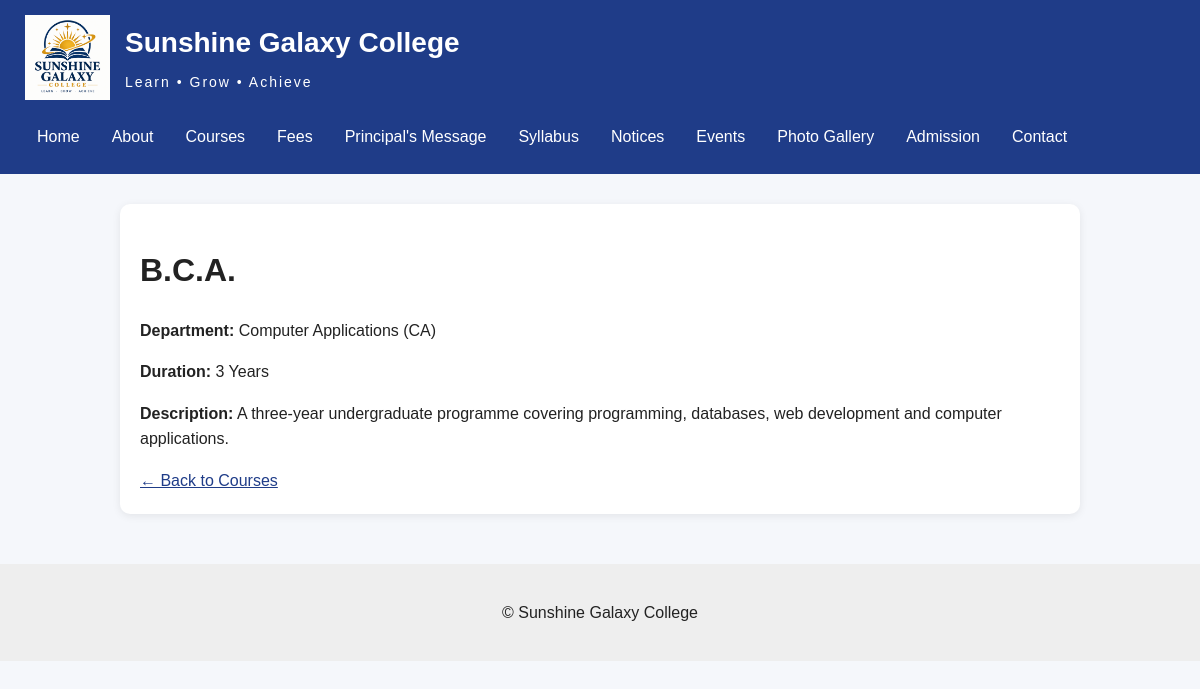
The app's page /courses/4/ with its own data.
### core/models.py (models this page shows, shortened)
class Course(models.Model):
    department = models.ForeignKey(
        Department,
        on_delete=models.CASCADE,
        related_name="courses"
    )
    name = models.CharField(max_length=150)
    degree = models.CharField(max_length=100)
    duration = models.CharField(max_length=50)
    description = models.TextField()
    eligibility = models.TextField()
    is_active = models.BooleanField(default=True)
    class Meta:
        ordering = ["name"]

class Department(models.Model):
    name = models.CharField(max_length=150)
    code = models.CharField(max_length=20, unique=True)
    description = models.TextField()
    hod = models.CharField(max_length=100)
    def __str__(self):
        return f"{self.name} ({self.code})"
    class Meta:
        ordering = ["name"]

### core/views.py (the view)
# urls.py: path("courses/<int:course_id>/", views.course_detail, name="course_detail"),
def course_detail(request, course_id):
    course = get_object_or_404(Course, id=course_id)
    return render(
        request,
        "core/course_detail.html",
        {"course": course}
    )

### Templates/core/course_detail.html (shortened to what this page needs)
{% extends "base.html" %}
{% block content %}
<div class="course-card">
<h1>{{ course.name }}</h1>
<p>
    <strong>Department:</strong>
    {{ course.department }}
</p>
<p>
    <strong>Duration:</strong>
    {{ course.duration }}
</p>
<p>
    <strong>Description:</strong>
    {{ course.description }}
</p>
<a href="{% url 'course_list' %}">
    ← Back to Courses
</a>
</div>
{% endblock %}

### static/css/style.css (style rules this page uses)
* { box-sizing: border-box; }
body { margin: 0; font-family: Arial, sans-serif; background: #f5f7fb; color: #222; line-height: 1.6; }
a { color: #1f3c88; }
.course-card, .notice-card { background: white; padding: 20px; margin-bottom: 20px; border-radius: 10px; box-shadow: 0 2px 8px rgba(0, 0, 0, 0.08); }

### records on screen
Course: name "B.C.A.", department "Computer Applications (CA)", duration "3 Years", description "A three-year undergraduate programme covering programming, databases, web development and computer applications."
